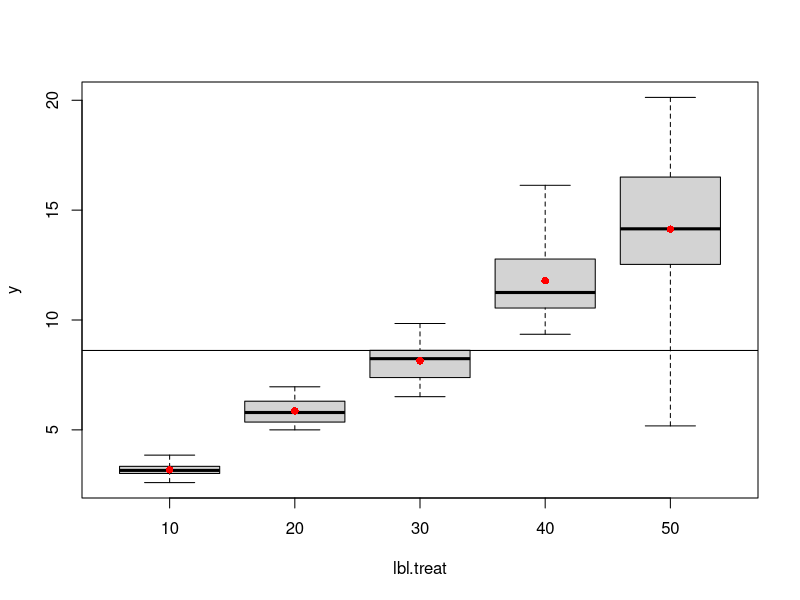

The R script that drew this image:
#Data (responses)
y10 = c(2.60, 3.35, 3.33, 3.06, 3.38, 3.85, 3.01, 3.02, 3.29, 3.00, 3.20, 3.11)
y20 = c(6.84, 6.32, 6.96, 5.85, 5.95, 6.29, 5.57, 5.00, 5.42, 5.73, 5.29, 5.10)
y30 = c(6.51, 6.72, 8.24, 7.38, 9.84, 9.42, 8.09, 6.80, 7.95, 8.62, 8.41, 8.62, 9.23)
y40 = c(10.28, 11.47, 14.10, 12.54, 16.13, 11.03, 10.81, 10.19, 13.01, 11.17, 11.33,   9.35)
y50 = c(11.80, 13.74,   5.18, 20.13, 16.94, 14.09, 16.07, 14.90, 17.47, 14.21, 13.13, 11.93)
y = c(y10, y20, y30, y40, y50)

#Treatment labels for each data point
lbl.treat = factor(c(
            rep(10, length(y10)),
            rep(20, length(y20)),
            rep(30, length(y30)),
            rep(40, length(y40)),
            rep(50, length(y50)))
)
lbl.treat

#Take a look at the data first
m = mean(y)#Grand average
m.treat = c(#Treatment averages
          mean(y10),
          mean(y20),
          mean(y30),
          mean(y40),
          mean(y50)
)

c(m, m.treat)

boxplot(y ~ lbl.treat, range = 0) #Box plot
points(1:5, m.treat, pch = 16, col = "red")
abline(a = m, b = 0)

bfit = lm(y ~ lbl.treat)
anova(bfit)

